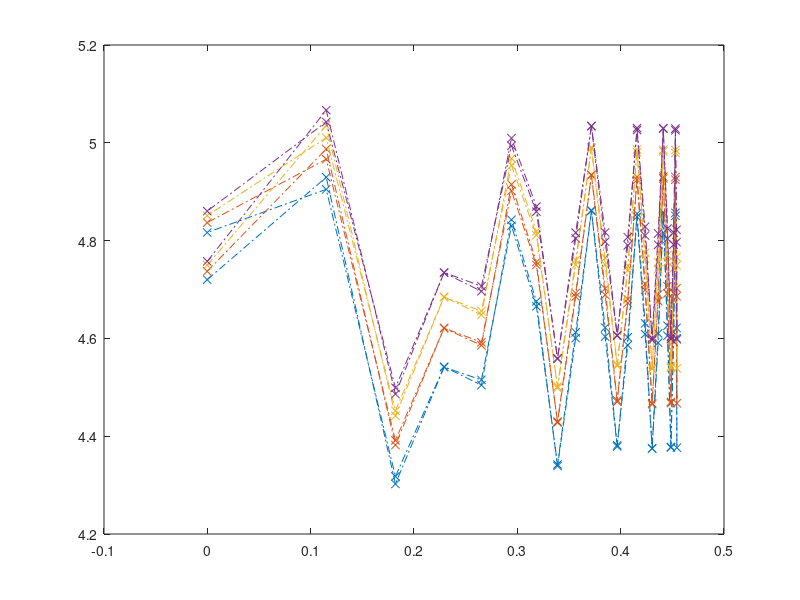

MATLAB code for this plot: (Note: this script raises an error after producing the figure.)
Lx = 48 ;

load('./EEdata/EE4x48lambda_03D8000.mat', 'S8');

bond_num=numel(S8);
vertical_bond=sort([16-9:28:bond_num,28-9:28:bond_num]);
S8=S8(vertical_bond);
S8=S8(1:2:end)+S8(2:2:end)/2;
x=1:1:Lx-1;

% plot(x, S8, 'o');hold on;

x_points = 1/6*log(Lx/pi*sin(x*pi/Lx));
l1=plot(x_points,S8,'-.x');hold on;


load('./EEdata/EE4x48lambda_03D10000.mat', 'S10');


bond_num=numel(S10);
vertical_bond=sort([16-10:28:bond_num,28-10:28:bond_num]);
S10=S10(vertical_bond);
S10=S10(1:2:end)+S10(2:2:end)/2;
x=1:1:Lx-1;

% plot(x, S10, 'o');hold on;

l2=plot(x_points,S10,'-.x');hold on;


load('./EEdata/EE4x48lambda_03D12000.mat', 'S12');


bond_num=numel(S12);
vertical_bond=sort([16-10:28:bond_num,28-10:28:bond_num]);
S12=S12(vertical_bond);
S12=S12(1:2:end)+S12(2:2:end)/2;
x=1:1:Lx-1;

% plot(x, S12, 'o');hold on;

l3=plot(x_points,S12,'-.x');hold on;

load('./EEdata/EE4x48lambda_03D14000.mat', 'S14');


bond_num=numel(S14);
vertical_bond=sort([16-10:28:bond_num,28-10:28:bond_num]);
S14=S14(vertical_bond);
S14=S14(1:2:end)+S14(2:2:end)/2;
x=1:1:Lx-1;

% plot(x, S14, 'o');hold on;


l4=plot(x_points,S14,'-.x');hold on;




selected_points= abs(x_points-0.18203 )<0.001|abs(x_points-0.338887)<0.001 ...
    | abs(x_points-0.39665)<0.001 | abs(x_points-0.430438)<0.0001 ...
    | abs(x_points-0.448634)<0.00001;
selected_S8 = S8( selected_points );
selected_S10 = S10( selected_points );
selected_S12 = S12( selected_points );
selected_S14 = S14( selected_points );

selected_x_points= x_points(selected_points);
selected_Sdata= [selected_S8;selected_S10;selected_S12;selected_S14];
selected_S_ex=zeros(1, numel(selected_S8));
fit_x=1e7*[5.90e-6,4.90e-6,4.19e-06,3.70e-06];%, 3.33e-06];%Site  657
for i=1:numel(selected_S_ex)
    p = fit(fit_x',selected_Sdata(:,i),'poly1');
    selected_S_ex(i)=p.p2;
end

plot(selected_x_points, selected_S_ex,'o');

p=fit(selected_x_points',selected_S_ex','poly1');
plot(selected_x_points, p.p1*selected_x_points+p.p2,'-');
fprintf('Central Charge=%f\n',p.p1);

for i=1:numel(selected_S_ex)
    p = fit(fit_x',selected_Sdata(:,i),'poly2');
    selected_S_ex(i)=p.p3;
end
plot(selected_x_points, selected_S_ex,'o');
p=fit(selected_x_points',selected_S_ex','poly1');
plot(selected_x_points, p.p1*selected_x_points+p.p2,'-');
fprintf('Central Charge=%f\n',p.p1);




% l=legend('$D=8000$', '$10000$','$12000$','$14000$');
% set(l,'Box','off');set(l,'Interpreter','latex');
% set(l,'Fontsize',24);
% set(l,'Location','SouthWest');


set(gca,'fontsize',24);
set(gca,'linewidth',1.5);
set(get(gca,'Children'),'linewidth',2); % Set line width 1.5 pounds
% xlabel('$x$','Interpreter','latex');
xlabel('ranghly $1/6\log x$','Interpreter','latex');
ylabel('$S$','Interpreter','latex');
set(get(gca,'XLabel'),'FontSize',24); 
set(get(gca,'YLabel'),'FontSize',24); 
